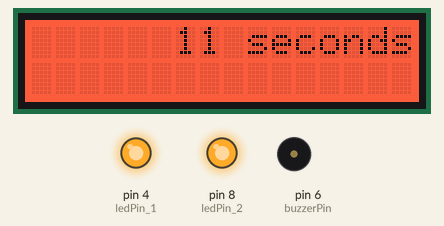
Simulated run of this sketch. Board: Arduino Uno, built with avr-gcc and run on an emulated ATmega328P. Shown: 16×2 character LCD, output pins drawn as LEDs (lit = HIGH), buzzer (waves = sounding).

Above: at 1.1 s.
At 3.1 s:
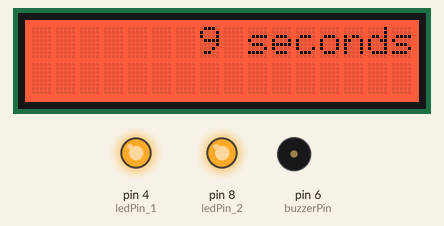
At 6.1 s:
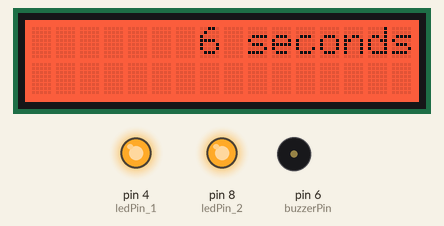
At 9.1 s:
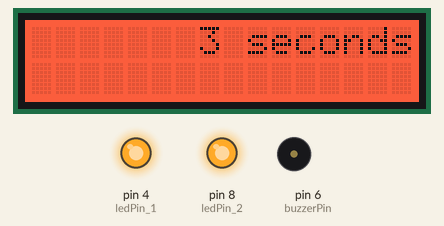
At 12.21 s:
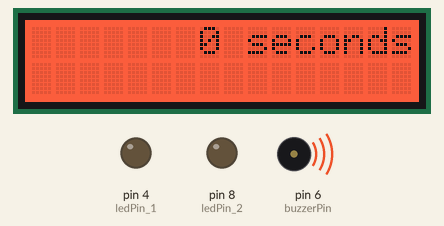
At 14.6 s:
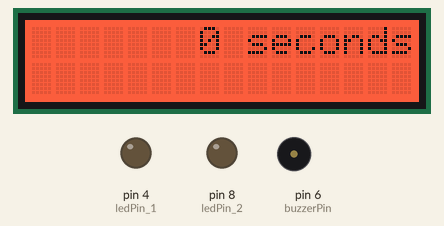
Timing chart, 0 to 16.1 s (numbered marks = the images above):
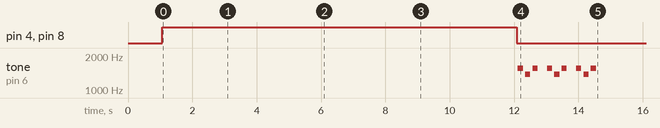

The sketch:

lcd_buzzer.ino.ino
```cpp
#include <Servo.h>
#include <Wire.h>
#include "rgb_lcd.h"
//#include "pitches.h"


Servo Motor;             // Motorという名前でプログラム内で使いますという宣言
int buttonPin = 2;       // ボタンのコネクタ番号（D2につないだ場合）
int ledPin_1 = 4;       // LEDのコネクタ番号（D4につないだ場合）
int ledPin_2 = 8;       // LEDのコネクタ番号（D4につないだ場合）
int buzzerPin = 6;        // ブザーのコネクタ番号（D6につないだ場合）
//int motorPin = 8;        // モータのコネクタ番号（D8につないだ場合）
int buttonState;         // ボタンの状態
int shaft = 90;          // モータの角度を記憶する変数（90度から開始）


rgb_lcd lcd;

const int colorR = 255;
const int colorG = 45;
const int colorB = 0;

//タイマーの値
const int TIME_VALUE = 12;
//1分間（ミリ秒）
const unsigned long ONE_SECOND = 1000L;  //1秒
//-----------------------
// グローバル変数の定義
//-----------------------
unsigned long G_time = TIME_VALUE;                   //タイマーの時間
unsigned long G_start_time;                          //スタートボタンを押してからの時間

char clear_str=' ';
int flag_end=0;

int length = 12; // the number of notes
char notes[] = "gfg gfg gfg "; // a space represents a rest
long beats[] = { 1.2, 1.2, 1.2, 1, 1.2, 1.2, 1.2, 1, 1.2, 1.2, 1.2, 1};
int tempo = 150;

void setup()
{
    // set up the LCD's number of columns and rows:
    lcd.begin(16, 2);

    lcd.setRGB(colorR, colorG, colorB);

    //開始時間を取得する
    G_start_time = millis();
    // Print a message to the LCD.
    lcd.setCursor(9, 0);
    lcd.print("seconds");

    pinMode(buzzerPin, OUTPUT);  // ブザーをOUTPUTとして設定
    pinMode(ledPin_1, OUTPUT);  // ブザーをOUTPUTとして設定
    pinMode(ledPin_2, OUTPUT);  // ブザーをOUTPUTとして設定


    delay(1000);
}


void playTone(int tone, int duration) {
    for (long i = 0; i < duration * 1000L; i += tone * 2) {
        digitalWrite(buzzerPin, HIGH);
        delayMicroseconds(tone);
        digitalWrite(buzzerPin, LOW);
        delayMicroseconds(tone);
    }
}

void playNote(char note, int duration) {
    char names[] = { 'c', 'd', 'e', 'f', 'g', 'a', 'b', 'C' };
    int tones[] = { 1915, 1700, 1519, 1432/4, 1275/4, 1136, 1014, 956 };  //1275
//    int tones[] = { 1915, 1700, 1519, 698, 784, 1136, 1014, 956 };  //1275

    // play the tone corresponding to the note name
    for (int i = 0; i < 8; i++) {
        if (names[i] == note) {
            playTone(tones[i], duration);
        }
    }
}


void loop()
{
    unsigned long current_time;

    if (flag_end == 0){
      digitalWrite(ledPin_1, HIGH);
      digitalWrite(ledPin_2, HIGH);
    }

    lcd.setCursor(6, 0);

    if(G_time > 0){  //変数がオーバーフローしてリセットされるのを防ぐ
        current_time = millis();
        if(current_time - G_start_time >= ONE_SECOND) { //1秒ごとに
            Serial.println(G_start_time);
            G_time--;
            if(G_time <= 9){
                //10の位の表示を消して、1の位だけに表示
                lcd.setCursor(6, 0);
                lcd.print(clear_str);
                lcd.setCursor(7, 0);
                lcd.print(G_time);
                if(G_time <= 0){
                    flag_end++;
                    digitalWrite(ledPin_1, LOW);
                    digitalWrite(ledPin_2, LOW);
                    for(int i = 0; i < length; i++){
                        if(notes[i] == ' '){
                            delay(beats[i] * tempo); // rest
                        }else{
                            playNote(notes[i], beats[i] * tempo);
                        }
                        // pause between notes
                        delay(tempo / 2);
                    }
                }
            }else if(G_time <= 0){
                lcd.print(G_time);
                lcd.setCursor(2, 1);
                lcd.print("tt");
                for(int i = 0; i < length; i++){
                    if(notes[i] == ' '){
                        delay(beats[i] * tempo); // rest
                    }else{
                        playNote(notes[i], beats[i] * tempo);
                    }
                    // pause between notes
                    delay(tempo / 2);
                }
            }else{
                lcd.print(G_time);
            }
            G_start_time = current_time;
        }
    }
}

/*********************************************************************************************************
  END FILE
*********************************************************************************************************/
```

Measured:
- by itself, pin 4 (ledPin_1), pin 8 (ledPin_2): LOW → HIGH at 1.1 s, → LOW 11.0 s later
- what the display in image 0 shows lasts 1.0 s, from 1.1 s to 2.1 s
